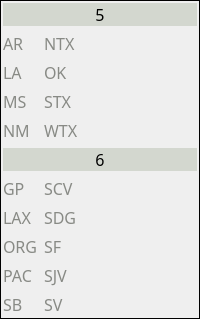
         <widget class="QFrame" name="frame_7">
          <property name="minimumSize">
           <size>
            <width>72</width>
            <height>0</height>
           </size>
          </property>
          <property name="font">
           <font>
            <family>JetBrains Mono</family>
            <pointsize>12</pointsize>
           </font>
          </property>
          <property name="frameShape">
           <enum>QFrame::Box</enum>
          </property>
          <property name="frameShadow">
           <enum>QFrame::Plain</enum>
          </property>
          <property name="lineWidth">
           <number>1</number>
          </property>
          <layout class="QFormLayout" name="formLayout_3">
           <property name="leftMargin">
            <number>2</number>
           </property>
           <property name="topMargin">
            <number>2</number>
           </property>
           <property name="rightMargin">
            <number>2</number>
           </property>
           <property name="bottomMargin">
            <number>2</number>
           </property>
           <item row="0" column="0" colspan="2">
            <widget class="QLabel" name="label_20">
             <property name="font">
              <font>
               <family>JetBrains Mono</family>
               <pointsize>12</pointsize>
               <bold>false</bold>
              </font>
             </property>
             <property name="styleSheet">
              <string notr="true">background-color: rgb(211, 215, 207);
color: rgb(0, 0, 0);</string>
             </property>
             <property name="text">
              <string>5</string>
             </property>
             <property name="alignment">
              <set>Qt::AlignCenter</set>
             </property>
            </widget>
           </item>
           <item row="1" column="0">
            <widget class="QLabel" name="Section_AR">
             <property name="font">
              <font>
               <family>JetBrains Mono</family>
               <pointsize>12</pointsize>
               <bold>false</bold>
              </font>
             </property>
             <property name="styleSheet">
              <string notr="true">color: rgb(136, 138, 133);</string>
             </property>
             <property name="text">
              <string>AR</string>
             </property>
            </widget>
           </item>
           <item row="1" column="1">
            <widget class="QLabel" name="Section_NTX">
             <property name="font">
              <font>
               <family>JetBrains Mono</family>
               <pointsize>12</pointsize>
               <bold>false</bold>
              </font>
             </property>
             <property name="styleSheet">
              <string notr="true">color: rgb(136, 138, 133);</string>
             </property>
             <property name="text">
              <string>NTX</string>
             </property>
            </widget>
           </item>
           <item row="2" column="0">
            <widget class="QLabel" name="Section_LA">
             <property name="font">
              <font>
               <family>JetBrains Mono</family>
               <pointsize>12</pointsize>
               <bold>false</bold>
              </font>
             </property>
             <property name="styleSheet">
              <string notr="true">color: rgb(136, 138, 133);</string>
             </property>
             <property name="text">
              <string>LA</string>
             </property>
            </widget>
           </item>
           <item row="2" column="1">
            <widget class="QLabel" name="Section_OK">
             <property name="font">
              <font>
               <family>JetBrains Mono</family>
               <pointsize>12</pointsize>
               <bold>false</bold>
              </font>
             </property>
             <property name="styleSheet">
              <string notr="true">color: rgb(136, 138, 133);</string>
             </property>
             <property name="text">
              <string>OK</string>
             </property>
            </widget>
           </item>
           <item row="3" column="0">
            <widget class="QLabel" name="Section_MS">
             <property name="font">
              <font>
               <family>JetBrains Mono</family>
               <pointsize>12</pointsize>
               <bold>false</bold>
              </font>
             </property>
             <property name="styleSheet">
              <string notr="true">color: rgb(136, 138, 133);</string>
             </property>
             <property name="text">
              <string>MS</string>
             </property>
            </widget>
           </item>
           <item row="3" column="1">
            <widget class="QLabel" name="Section_STX">
             <property name="font">
              <font>
               <family>JetBrains Mono</family>
               <pointsize>12</pointsize>
               <bold>false</bold>
              </font>
             </property>
             <property name="styleSheet">
              <string notr="true">color: rgb(136, 138, 133);</string>
             </property>
             <property name="text">
              <string>STX</string>
             </property>
            </widget>
           </item>
           <item row="4" column="0">
            <widget class="QLabel" name="Section_NM">
             <property name="font">
              <font>
               <family>JetBrains Mono</family>
               <pointsize>12</pointsize>
               <bold>false</bold>
              </font>
             </property>
             <property name="styleSheet">
              <string notr="true">color: rgb(136, 138, 133);</string>
             </property>
             <property name="text">
              <string>NM</string>
             </property>
            </widget>
           </item>
           <item row="4" column="1">
            <widget class="QLabel" name="Section_WTX">
             <property name="font">
              <font>
               <family>JetBrains Mono</family>
               <pointsize>12</pointsize>
               <bold>false</bold>
              </font>
             </property>
             <property name="styleSheet">
              <string notr="true">color: rgb(136, 138, 133);</string>
             </property>
             <property name="text">
              <string>WTX</string>
             </property>
            </widget>
           </item>
           <item row="5" column="0" colspan="2">
            <widget class="QLabel" name="label_21">
             <property name="font">
              <font>
               <family>JetBrains Mono</family>
               <pointsize>12</pointsize>
               <bold>false</bold>
              </font>
             </property>
             <property name="styleSheet">
              <string notr="true">background-color: rgb(211, 215, 207);
color: rgb(0, 0, 0);</string>
             </property>
             <property name="text">
              <string>6</string>
             </property>
             <property name="alignment">
              <set>Qt::AlignCenter</set>
             </property>
            </widget>
           </item>
           <item row="6" column="0">
            <widget class="QLabel" name="Section_GP">
             <property name="font">
              <font>
               <family>JetBrains Mono</family>
               <pointsize>12</pointsize>
               <bold>false</bold>
              </font>
             </property>
             <property name="styleSheet">
              <string notr="true">color: rgb(136, 138, 133);</string>
             </property>
             <property name="text">
              <string>GP</string>
             </property>
            </widget>
           </item>
           <item row="6" column="1">
            <widget class="QLabel" name="Section_SCV">
             <property name="font">
              <font>
               <family>JetBrains Mono</family>
               <pointsize>12</pointsize>
               <bold>false</bold>
              </font>
             </property>
             <property name="styleSheet">
              <string notr="true">color: rgb(136, 138, 133);</string>
             </property>
             <property name="text">
              <string>SCV</string>
             </property>
            </widget>
           </item>
           <item row="7" column="0">
            <widget class="QLabel" name="Section_LAX">
             <property name="font">
              <font>
               <family>JetBrains Mono</family>
               <pointsize>12</pointsize>
               <bold>false</bold>
              </font>
             </property>
             <property name="styleSheet">
              <string notr="true">color: rgb(136, 138, 133);</string>
             </property>
             <property name="text">
              <string>LAX</string>
             </property>
            </widget>
           </item>
           <item row="7" column="1">
            <widget class="QLabel" name="Section_SDG">
             <property name="font">
              <font>
               <family>JetBrains Mono</family>
               <pointsize>12</pointsize>
               <bold>false</bold>
              </font>
             </property>
             <property name="styleSheet">
              <string notr="true">color: rgb(136, 138, 133);</string>
             </property>
             <property name="text">
              <string>SDG</string>
             </property>
            </widget>
           </item>
           <item row="8" column="0">
            <widget class="QLabel" name="Section_ORG">
             <property name="font">
              <font>
               <family>JetBrains Mono</family>
               <pointsize>12</pointsize>
               <bold>false</bold>
              </font>
             </property>
             <property name="styleSheet">
              <string notr="true">color: rgb(136, 138, 133);</string>
             </property>
             <property name="text">
              <string>ORG</string>
             </property>
            </widget>
           </item>
           <item row="8" column="1">
            <widget class="QLabel" name="Section_SF">
             <property name="font">
              <font>
               <family>JetBrains Mono</family>
               <pointsize>12</pointsize>
               <bold>false</bold>
              </font>
             </property>
             <property name="styleSheet">
              <string notr="true">color: rgb(136, 138, 133);</string>
             </property>
             <property name="text">
              <string>SF</string>
             </property>
            </widget>
           </item>
           <item row="9" column="0">
            <widget class="QLabel" name="Section_PAC">
             <property name="font">
              <font>
               <family>JetBrains Mono</family>
               <pointsize>12</pointsize>
               <bold>false</bold>
              </font>
             </property>
             <property name="styleSheet">
              <string notr="true">color: rgb(136, 138, 133);</string>
             </property>
             <property name="text">
              <string>PAC</string>
             </property>
            </widget>
           </item>
           <item row="9" column="1">
            <widget class="QLabel" name="Section_SJV">
             <property name="font">
              <font>
               <family>JetBrains Mono</family>
               <pointsize>12</pointsize>
               <bold>false</bold>
              </font>
             </property>
             <property name="styleSheet">
              <string notr="true">color: rgb(136, 138, 133);</string>
             </property>
             <property name="text">
              <string>SJV</string>
             </property>
            </widget>
           </item>
           <item row="10" column="0">
            <widget class="QLabel" name="Section_SB">
             <property name="font">
              <font>
               <family>JetBrains Mono</family>
               <pointsize>12</pointsize>
               <bold>false</bold>
              </font>
             </property>
             <property name="styleSheet">
              <string notr="true">color: rgb(136, 138, 133);</string>
             </property>
             <property name="text">
              <string>SB</string>
             </property>
            </widget>
           </item>
           <item row="10" column="1">
            <widget class="QLabel" name="Section_SV">
             <property name="font">
              <font>
               <family>JetBrains Mono</family>
               <pointsize>12</pointsize>
               <bold>false</bold>
              </font>
             </property>
             <property name="styleSheet">
              <string notr="true">color: rgb(136, 138, 133);</string>
             </property>
             <property name="text">
              <string>SV</string>
             </property>
            </widget>
           </item>
          </layout>
         </widget>
